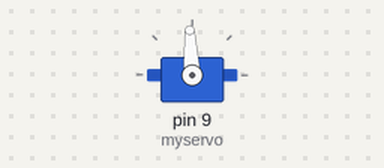
This sketch was run on a simulated Arduino Uno, built with avr-gcc and run on an emulated ATmega328P. Shown: servo.

Above: at 11.1 s.
Timing chart, 0 to 12.6 s (numbered marks = the images above):
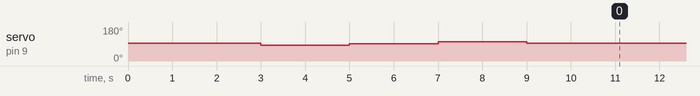

The sketch:

task3.ino
```cpp
#include <Servo.h>
Servo myservo;


void setup() {
myservo.attach(9);
myservo.writeMicroseconds(1500);
delay(3000);

myservo.writeMicroseconds(1400);
delay(2000);


myservo.writeMicroseconds(1490);
delay(2000);


myservo.writeMicroseconds(1600);
delay(2000);


myservo.writeMicroseconds(1510);
delay(2000);
myservo.writeMicroseconds(1500);


}

void loop() {
  // put your main code here, to run repeatedly:

}
```

Measured:
- by itself, servo on pin 9 (myservo): 93° → 83° at 3.0 s, → 92° 2.0 s later, → 102° 2.0 s later, → 94° 2.0 s later, … (5 changes in this stretch)
